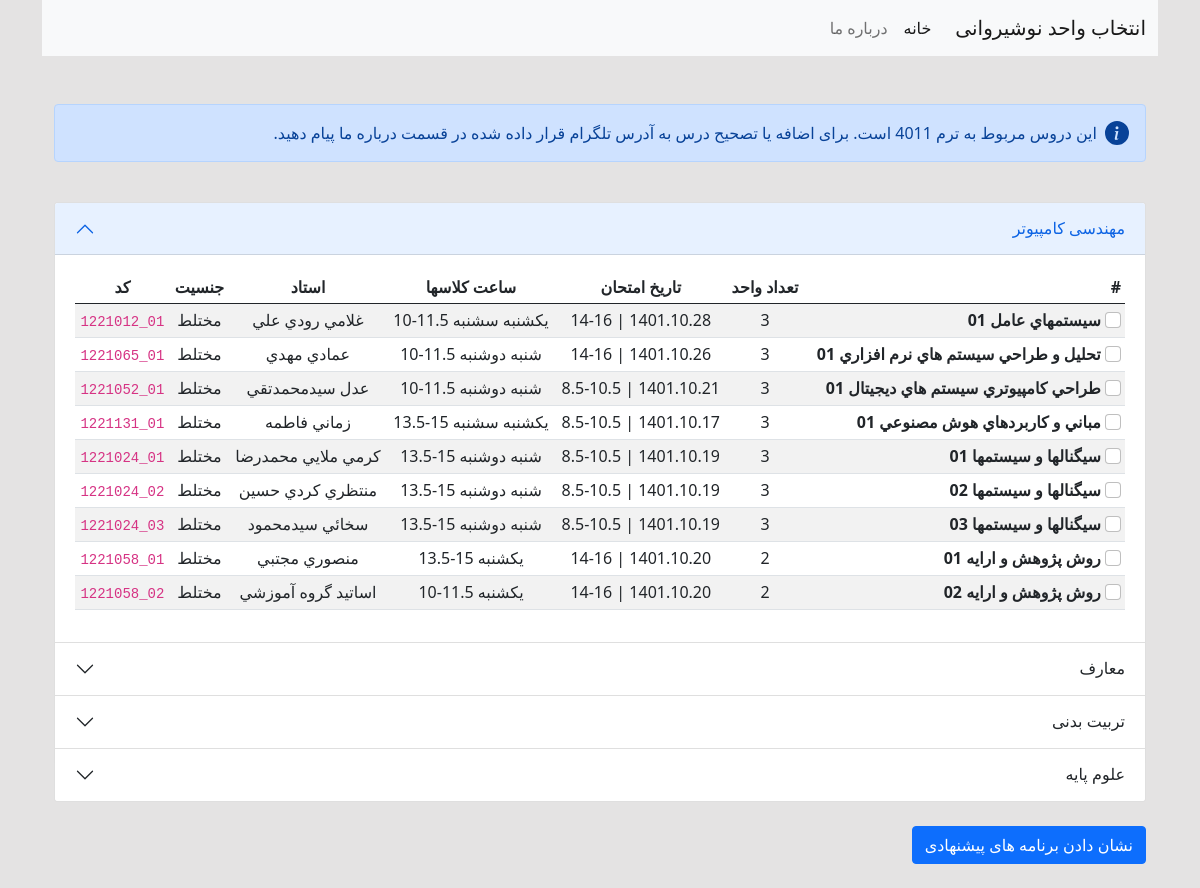
The page / on the database its author committed.
### unit_selection/models.py (models this page shows, shortened)
class Departemant(models.Model):
    name = models.CharField(max_length=255)

class Section(models.Model):
    GENDER_CHOICES = (
        ("مختلط", "مختلط"),
        ("مرد", "مرد"),
        ("زن", "زن"),
    )
    course = models.ForeignKey(
        Course, on_delete=models.CASCADE, related_name="sections")
    instructor = models.ForeignKey(
        Instructor, on_delete=models.CASCADE, related_name="sections")
    code = models.CharField(max_length=255, default="0")
    gender = models.CharField(max_length=10, choices=GENDER_CHOICES, default="مختلط")
    def group(self):
        return self.code[-2:]

class Course(models.Model):
    name = models.CharField(max_length=255)
    credits = models.PositiveIntegerField(default=1)
    status = models.BooleanField(default=False)
    dept_name = models.ForeignKey(Departemant, on_delete=models.CASCADE, null=True, related_name="courses")
    exam_date = models.CharField(max_length=10, default="0")
    exam_time = models.CharField(max_length=10, default="0")

class Time_Slot(models.Model):
    DAY_CHOICES = (
        ("شنبه", "شنبه"),
        ("یکشنبه", "یکشنبه"),
        ("دوشنبه", "دوشنبه"),
        ("سشنبه", "سشنبه"),
        ("چهارشنبه", "چهارشنبه"),
    )
    START_CHOICES = (
        ("8", "8"),
        ("10", "10"),
        ("13.5", "13.5"),
        ("15.5", "15.5"),
        ("17.5", "17.5"),
    )
    END_CHOICES = (
        ("9.5", "9.5"),
        ("11.5", "11.5"),
        ("15", "15"),
        ("17", "17"),
        ("19", "19"),
    )
    section = models.ForeignKey(
        Section, on_delete=models.CASCADE, related_name="times")
    day = models.CharField(max_length=10, choices=DAY_CHOICES,
                           default="شنبه")
    start = models.CharField(max_length=10, choices=START_CHOICES,
                             default="8")
    end = models.CharField(max_length=10, choices=END_CHOICES,
                           default="9.5")

class Instructor(models.Model):
    name = models.CharField(max_length=255)
    dept_name = models.ForeignKey(
        Departemant, on_delete=models.CASCADE, related_name="instructors")

### unit_selection/views.py (the view)
# urls.py: path("", HomePage, name="home"),
def HomePage(request):
    departemants = []
    for item in Departemant.objects.all():
        d = {}
        d["name"] = item.name
        d["courses"] = item.courses.filter(status=True).order_by("-credits")
        departemants.append(d)
    notice = request.session.get("notice")
    return render(request, "home.html", {
        "departemants" : departemants,
        "notice" : notice
    })

### unit_selection/templatetags/dict_key.py (called while the page is built)
@register.filter(name='dict_key')
def dict_key(d, key):
    if d[key]:
        return d[key]
    else:
        return ""

### templates/home.html (shortened to what this page needs)
{% extends "_base.html" %}
{% load dict_key %}
{% block content %}
    <br><br>
    <div class="container">
      <div class="alert alert-primary d-flex align-items-center" role="alert">
        <svg class="bi flex-shrink-0 me-2" width="24" height="24" role="img" aria-label="Info:"><use xlink:href="#info-fill"/></svg>
        <div>
          این دروس مربوط به ترم 4011 است. برای اضافه یا تصحیح درس به آدرس تلگرام قرار داده شده در قسمت درباره ما پیام دهید.
        </div>
      </div>
      <br>
        <form method="POST" action="{% url 'suggest' %}">
            <div class="accordion" id="accordionPanelsStayOpenExample">
                <div class="accordion-item">
                  <h2 class="accordion-header" id="panelsStayOpen-headingOne">
                    <button class="accordion-button" type="button" data-bs-toggle="collapse" data-bs-target="#panelsStayOpen-collapseOne" aria-expanded="true" aria-controls="panelsStayOpen-collapseOne">
                      {{ departemants.3|dict_key:"name" }}
                    </button>
                  </h2>
                  <div id="panelsStayOpen-collapseOne" class="accordion-collapse collapse show" aria-labelledby="panelsStayOpen-headingOne">
                    <div style="overflow-x: auto" class="accordion-body">
                      <table class="text-nowrap table table-striped table-sm">
                        <thead>
                          <tr>
                            <th scope="col">#</th>
                            <th class="text-center" scope="col">تعداد واحد</th>
                            <th class="text-center" scope="col">تاریخ امتحان</th>
                            <th class="text-center" scope="col">ساعت کلاسها</th>
                            <th class="text-center" scope="col">استاد</th>
                            <th class="text-center" scope="col">جنسیت</th>
                            <th class="text-center" scope="col">کد</th>
                          </tr>
                        </thead>
                        <tbody>
                          {% for course in departemants.3|dict_key:"courses" %}
                          {% for section in course.sections.all %}
                          <tr>
                            <th scope="row"><input class="text-center form-check-input" name="choosed" type="checkbox" value="{{ section.course.pk }} {{section.pk}}" id="flexCheckDefault">  {{ course.name }} {{ section.group }}</th>
                            <td class="text-center">{{ course.credits }}</td>
                            {% if course.exam_date != "0" %}
                            <td class="text-center">{{ course.exam_date }} | {{ course.exam_time }}</td>
                            {% else %}
                            <td class="text-center">ندارد</td>
                            {% endif %}
                            <td class="text-center">
                              {% for time in section.times.all %}
                              {{ time.day }}
                              {% endfor %} {{ section.times.all.0.end }}-{{ section.times.all.0.start }}
                            </td>
                            <td class="text-center">{{ section.instructor.name }}</td>
                            <td class="text-center">{{ section.gender }}</td>
                            <td class="text-center"><code>{{ section.code }}</code></td>
                          </tr>
                          {% endfor %}
                          {% endfor %}
                        </tbody>
                      </table>
                    </div>
                  </div>
                </div>
                <div class="accordion-item">
                  <h2 class="accordion-header" id="panelsStayOpen-headingTwo">
                    <button class="accordion-button collapsed" type="button" data-bs-toggle="collapse" data-bs-target="#panelsStayOpen-collapseTwo" aria-expanded="false" aria-controls="panelsStayOpen-collapseTwo">
                      {{ departemants.0|dict_key:"name" }}
                    </button>
                  </h2>
                </div>
                <div class="accordion-item">
                  <h2 class="accordion-header" id="panelsStayOpen-headingThree">
                    <button class="accordion-button collapsed" type="button" data-bs-toggle="collapse" data-bs-target="#panelsStayOpen-collapseThree" aria-expanded="false" aria-controls="panelsStayOpen-collapseThree">
                      {{ departemants.2|dict_key:"name" }}
                    </button>
                  </h2>
                </div>
                <div class="accordion-item">
                  <h2 class="accordion-header" id="panelsStayOpen-headingFour">
                    <button class="accordion-button collapsed" type="button" data-bs-toggle="collapse" data-bs-target="#panelsStayOpen-collapseFour" aria-expanded="false" aria-controls="panelsStayOpen-collapseFour">
                      {{ departemants.1|dict_key:"name" }}
                    </button>
                  </h2>
                </div>
              </div>
              <br>
            <input type="submit" value="نشان دادن برنامه های پیشنهادی" class="btn btn-primary">
            <br>
            <br>
          </form>
    </div>
{% endblock content %}

### templates/_base.html (shortened to what this page needs)
{% load static %}
<!DOCTYPE html>
<html dir="rtl">
  <head>
    <link
      rel="stylesheet"
      href="https://cdn.jsdelivr.net/npm/bootstrap@5.0.2/dist/css/bootstrap.rtl.min.css"
    />
    <link rel="stylesheet" href="{% static 'css/base.css' %}">
  </head>
  <body>
    <div class="container">
      <nav class="navbar navbar-expand-lg navbar-light bg-light">
        <div class="container-fluid">
          <a class="navbar-brand" href="{% url 'home' %}">انتخاب واحد نوشیروانی</a>
          <div class="collapse navbar-collapse" id="navbarTogglerDemo02">
            <ul class="navbar-nav me-auto mb-2 mb-lg-0">
              <li class="nav-item">
                <a class="nav-link active" aria-current="page" href="{% url 'home' %}">خانه</a>
              </li>
              <li class="nav-item">
                <a class="nav-link" href="{% url 'about' %}">درباره ما</a>
              </li>
            </ul>
          </div>
        </div>
      </nav>
      {% block content %}
      {% endblock content %}
    </div>
  </body>
</html>

### static/css/base.css (style rules this page uses)
body { background-color: rgb(228, 227, 227); }

### rows shown on the page
Departemant: name "مهندسی کامپیوتر"
Course: name "سيستمهاي عامل", credits "3", exam_time "14-16"
Section: group "01", times.all.0.end "11.5", times.all.0.start "10", instructor.name "غلامي رودي علي", gender "مختلط", code "1221012_01"
Time_Slot: day "یکشنبه"
Time_Slot: day "سشنبه"
Course: name "تحليل و طراحي سيستم هاي نرم افزاري", credits "3", exam_time "14-16"
Section: group "01", times.all.0.end "11.5", times.all.0.start "10", instructor.name "عمادي مهدي", gender "مختلط", code "1221065_01"
Time_Slot: day "شنبه"
Time_Slot: day "دوشنبه"
Course: name "طراحي كامپيوتري سيستم هاي ديجيتال", credits "3", exam_time "8.5-10.5"
Section: group "01", times.all.0.end "11.5", times.all.0.start "10", instructor.name "عدل سيدمحمدتقي", gender "مختلط", code "1221052_01"
Time_Slot: day "شنبه"
Time_Slot: day "دوشنبه"
Course: name "مباني و كاربردهاي هوش مصنوعي", credits "3", exam_time "8.5-10.5"
Section: group "01", times.all.0.end "15", times.all.0.start "13.5", instructor.name "زماني فاطمه", gender "مختلط", code "1221131_01"
Time_Slot: day "یکشنبه"
Time_Slot: day "سشنبه"
Course: name "سيگنالها و سيستمها", credits "3", exam_time "8.5-10.5"
Section: group "01", times.all.0.end "15", times.all.0.start "13.5", instructor.name "كرمي ملايي محمدرضا", gender "مختلط", code "1221024_01"
Time_Slot: day "شنبه"
Time_Slot: day "دوشنبه"
Section: group "02", times.all.0.end "15", times.all.0.start "13.5", instructor.name "منتظري كردي حسين", gender "مختلط", code "1221024_02"
Time_Slot: day "شنبه"
Time_Slot: day "دوشنبه"
Section: group "03", times.all.0.end "15", times.all.0.start "13.5", instructor.name "سخائي سيدمحمود", gender "مختلط", code "1221024_03"
Time_Slot: day "شنبه"
Time_Slot: day "دوشنبه"
Course: name "روش پژوهش و ارايه", credits "2", exam_time "14-16"
Section: group "01", times.all.0.end "15", times.all.0.start "13.5", instructor.name "منصوري مجتبي", gender "مختلط", code "1221058_01"
Time_Slot: day "یکشنبه"
Section: group "02", times.all.0.end "11.5", times.all.0.start "10", instructor.name "اساتيد گروه آموزشي", gender "مختلط", code "1221058_02"
Time_Slot: day "یکشنبه"
Departemant: name "معارف"
Departemant: name "تربیت بدنی"
Departemant: name "علوم پایه"
